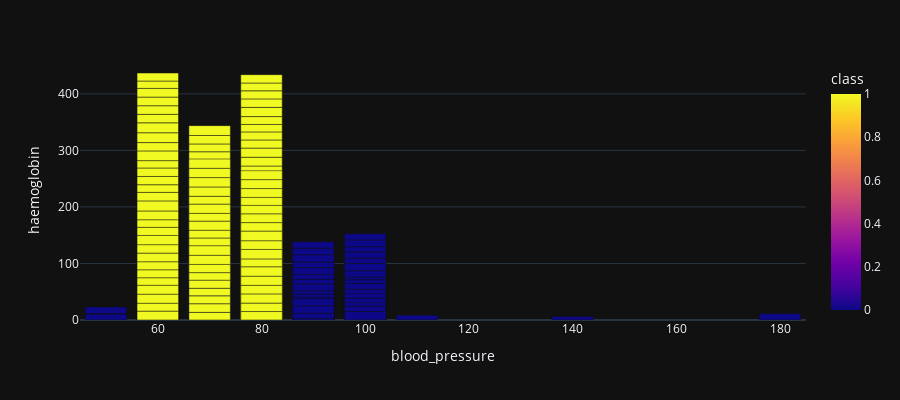

Here is the notebook cell this chart was saved with:
### Code cell
px.bar(df, x="blood_pressure", y="haemoglobin", color='class', barmode='group', template = 'plotly_dark', height = 400)

### Figure 1 — Plotly figure (JSON) as saved in the notebook; plotly's stock layout.template omitted (floating-point values rounded to 4 significant figures; data arrays with more than 128 entries replaced by an {"elided": "..."} marker saying what was removed)
{"data": [{"alignmentgroup": "True", "hovertemplate": "blood_pressure=%{x}<br>haemoglobin=%{y}<br>class=%{marker.color}<extra></extra>", "legendgroup": "", "marker": {"color": {"elided": "400 int values"}, "coloraxis": "coloraxis", "pattern": {"shape": ""}}, "name": "", "offsetgroup": "", "orientation": "v", "showlegend": false, "textposition": "auto", "type": "bar", "x": {"elided": "400 float values"}, "xaxis": "x", "y": {"elided": "400 float values"}, "yaxis": "y"}], "layout": {"barmode": "group", "coloraxis": {"colorbar": {"title": {"text": "class"}}, "colorscale": [[0, "#0d0887"], [0.1111, "#46039f"], [0.2222, "#7201a8"], [0.3333, "#9c179e"], [0.4444, "#bd3786"], [0.5556, "#d8576b"], [0.6667, "#ed7953"], [0.7778, "#fb9f3a"], [0.8889, "#fdca26"], [1, "#f0f921"]]}, "height": 400, "legend": {"tracegroupgap": 0}, "margin": {"t": 60}, "xaxis": {"anchor": "y", "domain": [0, 1], "title": {"text": "blood_pressure"}}, "yaxis": {"anchor": "x", "domain": [0, 1], "title": {"text": "haemoglobin"}}}}
